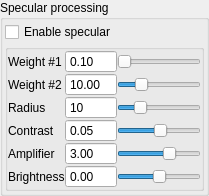
       <widget class="QGroupBox" name="groupBoxSpecular">
        <property name="minimumSize">
         <size>
          <width>0</width>
          <height>0</height>
         </size>
        </property>
        <property name="title">
         <string>Specular processing</string>
        </property>
        <layout class="QVBoxLayout" name="verticalLayout_2">
         <property name="spacing">
          <number>2</number>
         </property>
         <property name="leftMargin">
          <number>2</number>
         </property>
         <property name="topMargin">
          <number>2</number>
         </property>
         <property name="rightMargin">
          <number>2</number>
         </property>
         <property name="bottomMargin">
          <number>2</number>
         </property>
         <item>
          <widget class="QCheckBox" name="checkBoxSpecularControl">
           <property name="toolTip">
            <string>Applies difference of gaussian filter (gimp DOG filter)</string>
           </property>
           <property name="text">
            <string>Enable specular</string>
           </property>
           <property name="checked">
            <bool>false</bool>
           </property>
          </widget>
         </item>
         <item>
          <widget class="QGroupBox" name="groupBoxSpecularProcessing">
           <property name="title">
            <string/>
           </property>
           <layout class="QVBoxLayout" name="verticalLayout_19">
            <property name="spacing">
             <number>0</number>
            </property>
            <property name="leftMargin">
             <number>0</number>
            </property>
            <property name="topMargin">
             <number>0</number>
            </property>
            <property name="rightMargin">
             <number>0</number>
            </property>
            <property name="bottomMargin">
             <number>0</number>
            </property>
            <item>
             <layout class="QGridLayout" name="gridLayout">
              <item row="0" column="0">
               <widget class="QLabel" name="labelW1">
                <property name="text">
                 <string>Weight #1</string>
                </property>
               </widget>
              </item>
              <item row="0" column="1">
               <widget class="QDoubleSpinBox" name="doubleSpinBoxSpecularW1">
                <property name="enabled">
                 <bool>true</bool>
                </property>
                <property name="readOnly">
                 <bool>true</bool>
                </property>
                <property name="buttonSymbols">
                 <enum>QAbstractSpinBox::NoButtons</enum>
                </property>
                <property name="accelerated">
                 <bool>true</bool>
                </property>
                <property name="maximum">
                 <double>50.000000000000000</double>
                </property>
                <property name="singleStep">
                 <double>0.010000000000000</double>
                </property>
                <property name="value">
                 <double>0.100000000000000</double>
                </property>
               </widget>
              </item>
              <item row="1" column="1">
               <widget class="QDoubleSpinBox" name="doubleSpinBoxSpecularW2">
                <property name="readOnly">
                 <bool>true</bool>
                </property>
                <property name="buttonSymbols">
                 <enum>QAbstractSpinBox::NoButtons</enum>
                </property>
                <property name="accelerated">
                 <bool>true</bool>
                </property>
                <property name="maximum">
                 <double>50.000000000000000</double>
                </property>
                <property name="singleStep">
                 <double>0.010000000000000</double>
                </property>
                <property name="value">
                 <double>10.000000000000000</double>
                </property>
               </widget>
              </item>
              <item row="2" column="0">
               <widget class="QLabel" name="labelR">
                <property name="text">
                 <string>Radius</string>
                </property>
               </widget>
              </item>
              <item row="2" column="1">
               <widget class="QDoubleSpinBox" name="doubleSpinBoxSpecularRadius">
                <property name="readOnly">
                 <bool>true</bool>
                </property>
                <property name="buttonSymbols">
                 <enum>QAbstractSpinBox::NoButtons</enum>
                </property>
                <property name="accelerated">
                 <bool>true</bool>
                </property>
                <property name="decimals">
                 <number>0</number>
                </property>
                <property name="maximum">
                 <double>50.000000000000000</double>
                </property>
                <property name="singleStep">
                 <double>1.000000000000000</double>
                </property>
                <property name="value">
                 <double>10.000000000000000</double>
                </property>
               </widget>
              </item>
              <item row="1" column="0">
               <widget class="QLabel" name="labelW2">
                <property name="text">
                 <string>Weight #2</string>
                </property>
               </widget>
              </item>
              <item row="0" column="2">
               <widget class="QSlider" name="horizontalSliderSpeculatW1">
                <property name="toolTip">
                 <string>Radius of the first gaussian</string>
                </property>
                <property name="minimum">
                 <number>1</number>
                </property>
                <property name="maximum">
                 <number>4000</number>
                </property>
                <property name="pageStep">
                 <number>50</number>
                </property>
                <property name="value">
                 <number>10</number>
                </property>
                <property name="orientation">
                 <enum>Qt::Horizontal</enum>
                </property>
               </widget>
              </item>
              <item row="1" column="2">
               <widget class="QSlider" name="horizontalSliderSpecularW2">
                <property name="toolTip">
                 <string>Radius of the second gaussian</string>
                </property>
                <property name="minimum">
                 <number>1</number>
                </property>
                <property name="maximum">
                 <number>4000</number>
                </property>
                <property name="pageStep">
                 <number>50</number>
                </property>
                <property name="value">
                 <number>1000</number>
                </property>
                <property name="orientation">
                 <enum>Qt::Horizontal</enum>
                </property>
               </widget>
              </item>
              <item row="2" column="2">
               <widget class="QSlider" name="horizontalSliderSpecularRadius">
                <property name="toolTip">
                 <string>&lt;html&gt;&lt;head/&gt;&lt;body&gt;&lt;p&gt;Mask radius. Usually it is greater than &lt;span style=&quot; font-weight:600;&quot;&gt;Weight #1&lt;/span&gt; and &lt;span style=&quot; font-weight:600;&quot;&gt;Weight #2&lt;/span&gt;. But here you can choose any value.&lt;/p&gt;&lt;/body&gt;&lt;/html&gt;</string>
                </property>
                <property name="minimum">
                 <number>1</number>
                </property>
                <property name="maximum">
                 <number>40</number>
                </property>
                <property name="pageStep">
                 <number>1</number>
                </property>
                <property name="value">
                 <number>10</number>
                </property>
                <property name="orientation">
                 <enum>Qt::Horizontal</enum>
                </property>
               </widget>
              </item>
              <item row="3" column="0">
               <widget class="QLabel" name="label_2">
                <property name="text">
                 <string>Contrast</string>
                </property>
               </widget>
              </item>
              <item row="3" column="1">
               <widget class="QDoubleSpinBox" name="doubleSpinBoxSpecularContrast">
                <property name="readOnly">
                 <bool>true</bool>
                </property>
                <property name="buttonSymbols">
                 <enum>QAbstractSpinBox::NoButtons</enum>
                </property>
                <property name="accelerated">
                 <bool>true</bool>
                </property>
                <property name="minimum">
                 <double>-1.000000000000000</double>
                </property>
                <property name="maximum">
                 <double>1.000000000000000</double>
                </property>
                <property name="singleStep">
                 <double>0.010000000000000</double>
                </property>
                <property name="value">
                 <double>0.050000000000000</double>
                </property>
               </widget>
              </item>
              <item row="3" column="2">
               <widget class="QSlider" name="horizontalSliderSpecularContrast">
                <property name="toolTip">
                 <string>It changes the contrast of the image.</string>
                </property>
                <property name="maximum">
                 <number>200</number>
                </property>
                <property name="pageStep">
                 <number>5</number>
                </property>
                <property name="value">
                 <number>105</number>
                </property>
                <property name="orientation">
                 <enum>Qt::Horizontal</enum>
                </property>
               </widget>
              </item>
              <item row="4" column="0">
               <widget class="QLabel" name="label_3">
                <property name="text">
                 <string>Amplifier</string>
                </property>
               </widget>
              </item>
              <item row="4" column="1">
               <widget class="QDoubleSpinBox" name="doubleSpinBoxSpecularAmplifier">
                <property name="readOnly">
                 <bool>true</bool>
                </property>
                <property name="buttonSymbols">
                 <enum>QAbstractSpinBox::NoButtons</enum>
                </property>
                <property name="accelerated">
                 <bool>true</bool>
                </property>
                <property name="minimum">
                 <double>-100.000000000000000</double>
                </property>
                <property name="value">
                 <double>3.000000000000000</double>
                </property>
               </widget>
              </item>
              <item row="4" column="2">
               <widget class="QSlider" name="horizontalSliderSpecularAmplifier">
                <property name="toolTip">
                 <string>It multiplies the output image by a given number.</string>
                </property>
                <property name="minimum">
                 <number>-100</number>
                </property>
                <property name="maximum">
                 <number>100</number>
                </property>
                <property name="pageStep">
                 <number>1</number>
                </property>
                <property name="value">
                 <number>30</number>
                </property>
                <property name="orientation">
                 <enum>Qt::Horizontal</enum>
                </property>
               </widget>
              </item>
              <item row="5" column="0">
               <widget class="QLabel" name="label_60">
                <property name="text">
                 <string>Brightness</string>
                </property>
               </widget>
              </item>
              <item row="5" column="1">
               <widget class="QDoubleSpinBox" name="doubleSpinBoxSpecularBrightness">
                <property name="readOnly">
                 <bool>true</bool>
                </property>
                <property name="buttonSymbols">
                 <enum>QAbstractSpinBox::NoButtons</enum>
                </property>
                <property name="minimum">
                 <double>-1.000000000000000</double>
                </property>
                <property name="maximum">
                 <double>1.000000000000000</double>
                </property>
               </widget>
              </item>
              <item row="5" column="2">
               <widget class="QSlider" name="horizontalSliderSpecularBrightness">
                <property name="minimum">
                 <number>-100</number>
                </property>
                <property name="maximum">
                 <number>100</number>
                </property>
                <property name="orientation">
                 <enum>Qt::Horizontal</enum>
                </property>
               </widget>
              </item>
             </layout>
            </item>
           </layout>
          </widget>
         </item>
        </layout>
       </widget>
